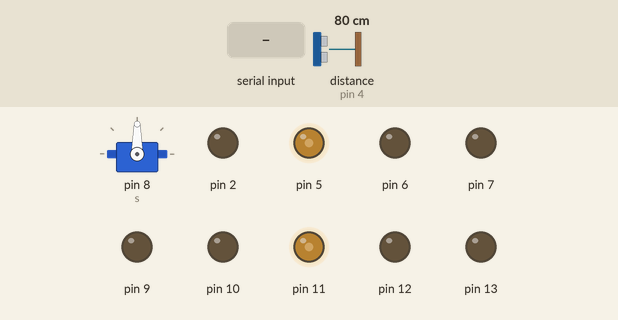
A sketch run on a simulated Arduino Uno, built with avr-gcc and run on an emulated ATmega328P. Shown: servo, output pins drawn as LEDs (lit = HIGH). Inputs (shaded band) come from the test bench; at power-on: distance to the obstacle (sensor on pin 4) 80 cm.

Above: at 1.2 s.
1.3 s: "1" received over Serial
At 2.6 s:
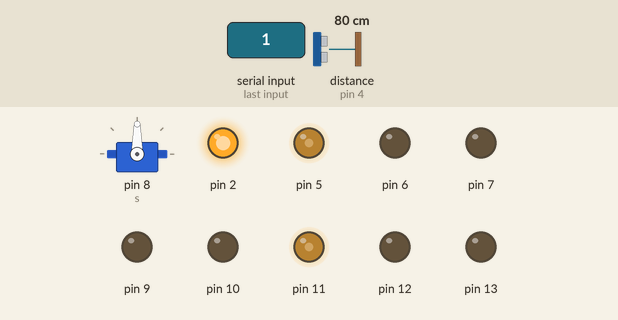
4.3 s: "2" received over Serial
At 5.15 s:
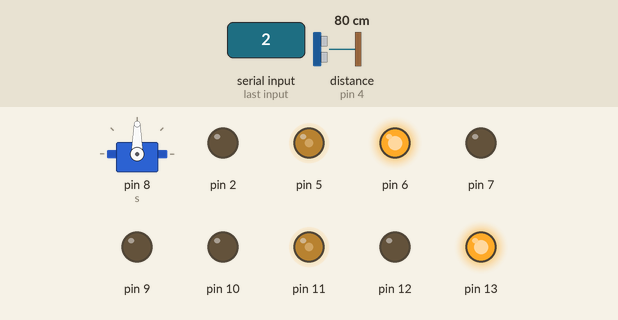
7.3 s: "3" received over Serial
At 9.6 s:
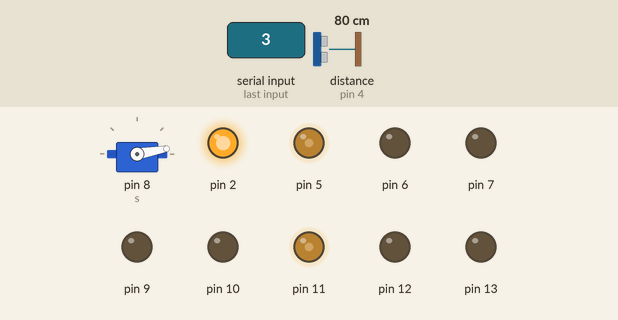
10.3 s: "4" received over Serial
At 13.1 s:
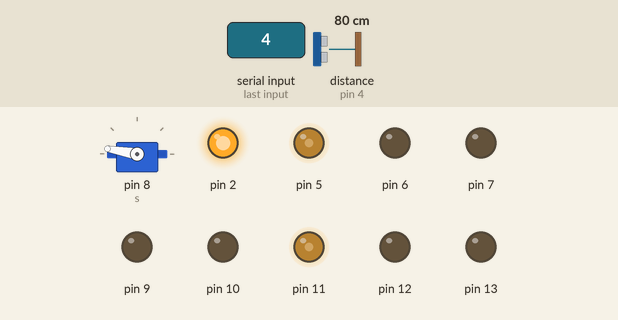
13.3 s: "5" received over Serial
At 15.2 s:
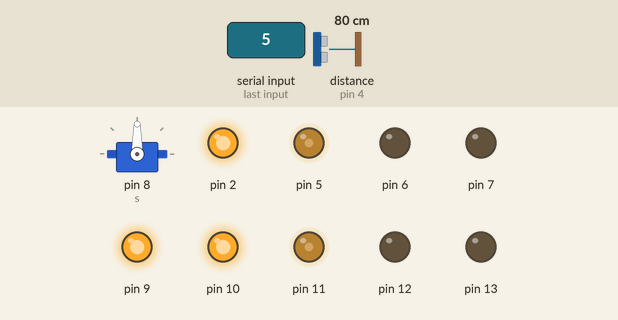
16.3 s: "0" received over Serial
At 17.9 s:
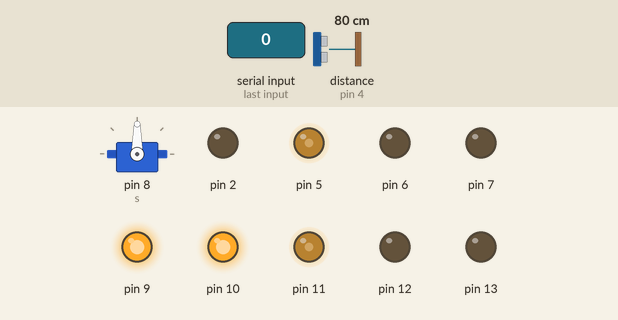
Timing chart, 0 to 19.4 s (numbered marks = the images above; inputs shaded):
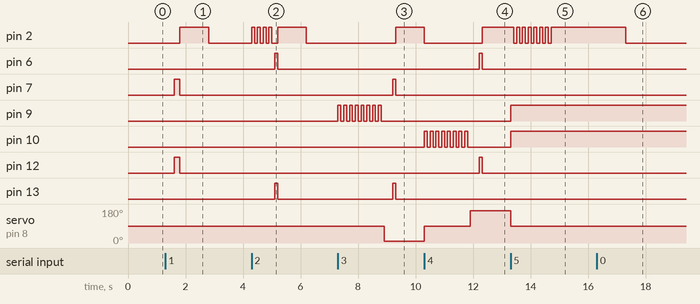

The sketch:

DAY_07.ino
```cpp
#include <Servo.h>
Servo s = Servo();

#include <Ultrasonic.h>
Ultrasonic u = Ultrasonic(3,4);

void setup() {
  // put your setup code here, to run once:
  pinMode(9,OUTPUT);
  pinMode(10,OUTPUT);
  pinMode(2,OUTPUT);
  s.attach(8);
  pinMode(11,OUTPUT);
  pinMode(12,OUTPUT);
  pinMode(13,OUTPUT);
  analogWrite(11,100);

  pinMode(5,OUTPUT);
  pinMode(6,OUTPUT);
  pinMode(7,OUTPUT);
  analogWrite(5,100);

  Serial.begin(9600);

}
void loop() {
  // put your main code here, to run repeatedly:
  int x = Serial.read();
  if( x=='1'){                //forward
    s.write(90);
    delay(300);
    int d = u.read();
    if( d>10 ){
     digitalWrite(12,HIGH);
     digitalWrite(13,LOW);
     digitalWrite(6,LOW);
     digitalWrite(7,HIGH);
     delay(200);
     digitalWrite(12,LOW);
     digitalWrite(13,LOW);
     digitalWrite(6,LOW);
     digitalWrite(7,LOW);
     digitalWrite(2,HIGH);
     delay(1000);
     digitalWrite(2,LOW);
    }
  }

   if( x=='2'){                //rewers
    digitalWrite(2,HIGH);
    delay(100);
    digitalWrite(2,LOW);
    delay(100);
    digitalWrite(2,HIGH);
    delay(100);
    digitalWrite(2,LOW);
    delay(100);
    digitalWrite(2,HIGH);
    delay(100);
    digitalWrite(2,LOW);
    delay(100);
    digitalWrite(2,HIGH);
    delay(100);
    digitalWrite(2,LOW);
    delay(100);
    digitalWrite(12,LOW);
    digitalWrite(13,HIGH);
    digitalWrite(6,HIGH);
    digitalWrite(7,LOW);
    delay(100);
    digitalWrite(12,LOW);
    digitalWrite(13,LOW);
    digitalWrite(6,LOW);
    digitalWrite(7,LOW);
    digitalWrite(2,HIGH);
    delay(1000);
    digitalWrite(2,LOW);
   }

   if( x=='0'){                //stop
    digitalWrite(2,HIGH);
    delay(1000);
    digitalWrite(2,LOW);
    digitalWrite(12,LOW);
    digitalWrite(13,LOW);
    digitalWrite(6,LOW);
    digitalWrite(7,LOW);
   }

   if( x=='3'){                //turn right
    digitalWrite(9,HIGH);
    delay(100);
    digitalWrite(9,LOW);
    delay(100);
    digitalWrite(9,HIGH);
    delay(100);
    digitalWrite(9,LOW);
    delay(100);
    digitalWrite(9,HIGH);
    delay(100);
    digitalWrite(9,LOW);
    delay(100);
    digitalWrite(9,HIGH);
    delay(100);
    digitalWrite(9,LOW);
    delay(100);
    digitalWrite(9,HIGH);
    delay(100);
    digitalWrite(9,LOW);
    delay(100);
    digitalWrite(9,HIGH);
    delay(100);
    digitalWrite(9,LOW);
    delay(100);
    digitalWrite(9,HIGH);
    delay(100);
    digitalWrite(9,LOW);
    delay(100);
    digitalWrite(9,HIGH);
    delay(100);
    digitalWrite(9,LOW);
    delay(100);
    s.write(10);
    delay(300);
    int d = u.read();
    if( d>10 ){
     digitalWrite(12,LOW);
     digitalWrite(13,HIGH);
     digitalWrite(6,LOW);
     digitalWrite(7,HIGH);
     delay(100);
     digitalWrite(12,LOW);
     digitalWrite(13,LOW);
     digitalWrite(6,LOW);
     digitalWrite(7,LOW);
     digitalWrite(2,HIGH);
     delay(1000);
     digitalWrite(2,LOW);
    }
    s.write(90);
   }

   if( x=='4'){                 //turn left
    digitalWrite(10,HIGH);
    delay(100);
    digitalWrite(10,LOW);
    delay(100);
    digitalWrite(10,HIGH);
    delay(100);
    digitalWrite(10,LOW);
    delay(100);
    digitalWrite(10,HIGH);
    delay(100);
    digitalWrite(10,LOW);
    delay(100);
    digitalWrite(10,HIGH);
    delay(100);
    digitalWrite(10,LOW);
    delay(100);
    digitalWrite(10,HIGH);
    delay(100);
    digitalWrite(10,LOW);
    delay(100);
    digitalWrite(10,HIGH);
    delay(100);
    digitalWrite(10,LOW);
    delay(100);
    digitalWrite(10,HIGH);
    delay(100);
    digitalWrite(10,LOW);
    delay(100);
    digitalWrite(10,HIGH);
    delay(100);
    digitalWrite(10,LOW);
    delay(100);
    s.write(170);
    delay(300);
    int d = u.read();
    if( d>10 ){
     digitalWrite(12,HIGH);
     digitalWrite(13,LOW);
     digitalWrite(6,HIGH);
     digitalWrite(7,LOW);
     delay(100);
     digitalWrite(12,LOW);
     digitalWrite(13,LOW);
     digitalWrite(6,LOW);
     digitalWrite(7,LOW);
     digitalWrite(2,HIGH);
     delay(1000);
     digitalWrite(2,LOW);
    }
    s.write(90);
   }

   if( x=='5'){                 //Lights on
    digitalWrite(9,HIGH);
    digitalWrite(10,HIGH);
    digitalWrite(2,HIGH);
    delay(100);
    digitalWrite(2,LOW);
    delay(100);
    digitalWrite(2,HIGH);
    delay(100);
    digitalWrite(2,LOW);
    delay(100);
    digitalWrite(2,HIGH);
    delay(100);
    digitalWrite(2,LOW);
    delay(100);
    digitalWrite(2,HIGH);
    delay(100);
    digitalWrite(2,LOW);
    delay(100);
    digitalWrite(2,HIGH);
    delay(100);
    digitalWrite(2,LOW);
    delay(100);
    digitalWrite(2,HIGH);
    delay(100);
    digitalWrite(2,LOW);
    delay(100);
    digitalWrite(2,HIGH);
    delay(100);
    digitalWrite(2,LOW);
    delay(100);
    digitalWrite(2,HIGH);
   }

   if( x=='6'){                 //Lights off
    digitalWrite(9,LOW);
    digitalWrite(10,LOW);
    digitalWrite(2,LOW);
   }

}
```

Measured:
- after the input at 1.3 s, pin 2: LOW → HIGH after 0.51 s, → LOW 1.0 s later; pin 7, pin 12: LOW → HIGH after 0.31 s, → LOW 0.20 s later
- after the input at 4.3 s, pin 2: goes 3 × (HIGH 0.10 s, LOW 0.10 s), HIGH 0.10 s, LOW 0.20 s, HIGH 1.0 s, then LOW, starting at once; pin 6, pin 13: LOW → HIGH after 0.80 s, → LOW 0.10 s later
- after the input at 7.3 s, pin 2: LOW → HIGH after 2.0 s; pin 7, pin 13: LOW → HIGH after 1.9 s, → LOW 0.10 s later; pin 9: alternates HIGH for 0.10 s and LOW for 0.10 s, 16 changes in all, then stays LOW, starting at once; servo on pin 8 (s): 90° → 10° after 1.6 s
- after the input at 10.3 s, pin 6, pin 12: LOW → HIGH after 1.9 s, → LOW 0.10 s later; pin 10: alternates HIGH for 0.10 s and LOW for 0.10 s, 16 changes in all, then stays LOW, starting at once
- after the input at 13.3 s, pin 9, pin 10: LOW → HIGH at once
- after the input at 16.3 s, pin 2: HIGH → LOW after 1.0 s
